Frame 1 (no input): blank canvas, image omitted
Frame 60 (no input): blank canvas, image omitted
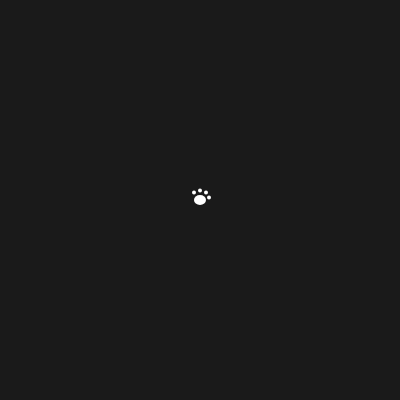
Frame 120 (the mouse pressed at the canvas centre since frame 60)

The p5.js sketch whose frames 1 and 60 were blank and that drew this single picture after the mouse press (run headless with seeded random() and noise() and a simulated clock; from frame 60 on, the mouse is pressed at the canvas centre):

// p5.js sketch
// ── sketch.js
//wip

function setup() {
	createCanvas(400, 400);
	colorMode(HSB,360,100,100);
	noStroke();
	
	background(0,0,10);
}

function draw() {
}

function mousePressed() {
	fill(250);
	paws();
}

function paws() {
	size = map(mouseY, 0, height, 0, 8);
	
	ellipse(mouseX, mouseY, size * 3, size * 2.5);
	ellipse(mouseX + map(mouseY, 0, height, 0, 18), mouseY - map(mouseY, 0, height, 0, 5), size, size);
	ellipse(mouseX + map(mouseY, 0, height, 0, 12), mouseY - map(mouseY, 0, height, 0, 15), size, size);
	ellipse(mouseX, mouseY - map(mouseY, 0, height, 0, 19), size, size);
	ellipse(mouseX - map(mouseY, 0, height, 0, 12), mouseY - map(mouseY, 0, height, 0, 15), size, size);
}
